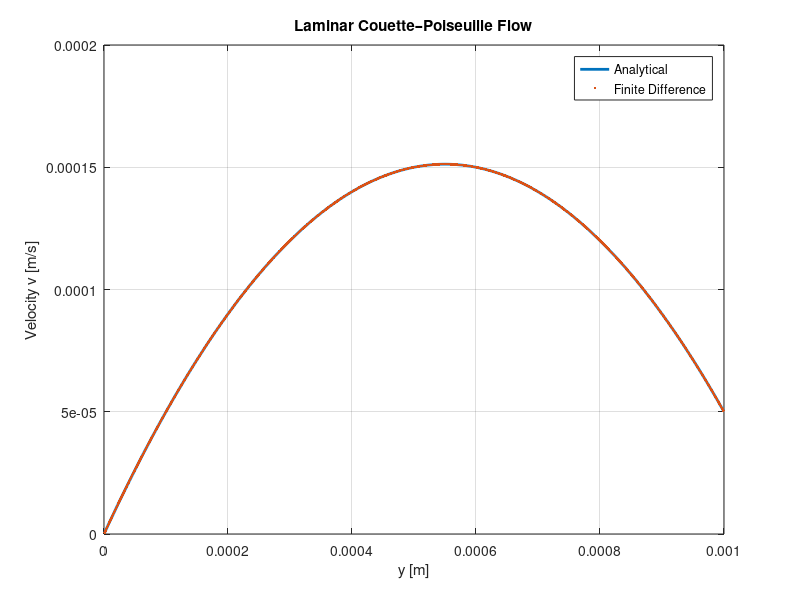

MATLAB code for this plot:
%% Lecture -2 (Homework-2) - Linear Algebra


function laminar_flow()
% Solves laminar flow between two parallel plates using finite differences

clc; close all;

%% Physical constants
mu   = 1e-3;     % viscosity [Pa.s]
V_up = 5e-5;     % upper plate velocity [m/s]
B    = 1e-3;     % plate separation [m]
dpdx = -1;       % pressure gradient [Pa/m]

%% Grid parameters
N  = 1000;           % number of interior grid points
dy = B/(N+1);        % grid spacing

% RHS constant from discretization
G = -(dy^2/mu)*dpdx;

%% Allocate matrix and RHS
A = spalloc(N, N, 3*N-2);   % tridiagonal sparse matrix
b = zeros(N,1);

%% First interior node (near bottom wall: v = 0)
A(1,1) = 2;
A(1,2) = -1;
b(1)   = G;

%% Interior nodes
for j = 2:N-1
    A(j,j-1) = -1;
    A(j,j)   = 2;
    A(j,j+1) = -1;
    b(j)     = G;
end

%% Last interior node (near moving top wall)
A(N,N-1) = -1;
A(N,N)   = 2;
b(N)     = G + V_up;

%% Solve system
v = A\b;

%% Grid for plotting
y = linspace(dy, B-dy, N);

%% Analytical solution
v_anal = (V_up/B).*y + (1/(2*mu))*dpdx.*(y.^2 - B*y);

%% Plot
figure;
plot(y, v_anal, 'LineWidth', 2); hold on;
plot(y, v, '.', 'MarkerSize', 6);
xlabel('y [m]');
ylabel('Velocity v [m/s]');
legend('Analytical', 'Finite Difference');
title('Laminar Couette–Poiseuille Flow');
grid on;

end
